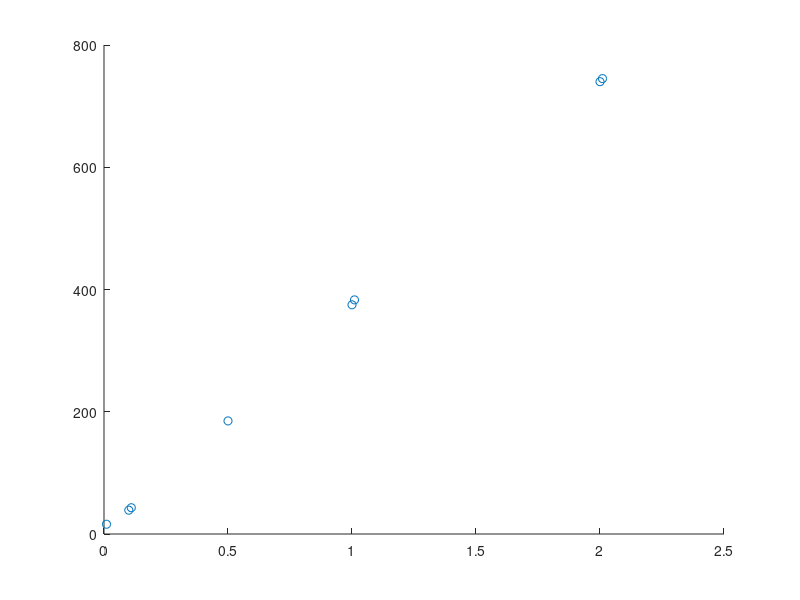

MATLAB code to generate this figure:
 mass = [0.01, 0.1, 0.11, 0.5, 1, 1.01, 2, 2.01]; 
 
 length = [16, 39, 43, 185, 375, 383, 740, 745];
 
 scatter(mass, length)
